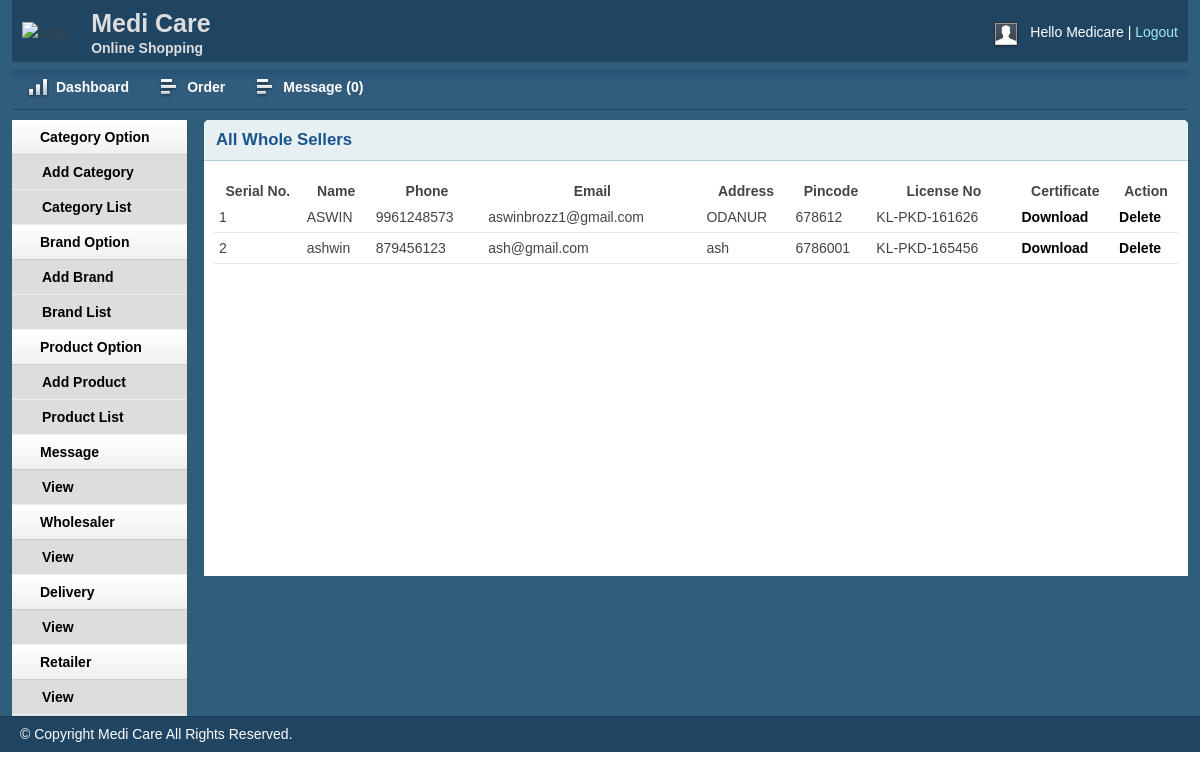
The page /apps/admin/shops.php (signed in) on the database its author committed.
### tables this page shows
CREATE TABLE `tbl_shops` (
  `log_id` int(11) NOT NULL,
  `log_user` varchar(200) NOT NULL,
  `name` varchar(255) NOT NULL,
  `address` text NOT NULL,
  `city` varchar(30) NOT NULL,
  `country` varchar(30) NOT NULL,
  `zip` varchar(30) NOT NULL,
  `phone` varchar(30) NOT NULL,
  `email` varchar(255) NOT NULL,
  `password` varchar(32) NOT NULL,
  `photo` text NOT NULL,
  `licenseno` varchar(200) NOT NULL
);

### apps/lib/Database.php (called while the page is built, shortened)
<?php
Class Database{
 public $host   = DB_HOST;
 public $user   = DB_USER;
 public $pass   = DB_PASS;
 public $dbname = DB_NAME;
 public $link;
private function connectDB(){
 $this->link = new mysqli($this->host, $this->user, $this->pass,
  $this->dbname);
 }
public function select($query){
  $result = $this->link->query($query) or
   die($this->link->error.__LINE__);
  if($result->num_rows > 0){
    return $result;
  } else {
    return false;
  }
 }
}

### apps/admin/shops.php (the view, shortened to what this page needs)
<?php include 'inc/header.php'; ?>
<?php include 'inc/sidebar.php'; ?>
<div class="grid_10">
    <div class="box round first grid">
        <h2>All Whole Sellers</h2>
        <div class="block">
            <table class="data display datatable" id="example">
            <thead>
                <tr>
                    <th>Serial No.</th>
                    <th>Name</th>
                    <th>Phone</th>
                    <th>Email</th>
                    <th>Address</th>
                    <th>Pincode</th>
                    <th>License No</th>
                    <th>Certificate</th>
                    <th>Action</th>
                </tr>
            </thead>
            <tbody>
				<?php
					 $query = "select * from tbl_shops";
             		 $msg = $db->select($query);
					 $i = 0;
					 while ($result = $msg->fetch_assoc())
					 {
						$i++;
					?>
                    	<tr class="odd gradeX">
							<td><?php echo $i;?></td>
                            <td><?php echo $result['name'];?></td>
                            <td><?php echo $result['phone'];?></td>
                            <td><?php echo $result['email'];?></td>
                            <td><?php echo $result['address'];?></td>
                            <td><?php echo $result['zip'];?></td>
                            <td><?php echo $result['licenseno'];?></td>
                       <td><a href="../cert/<?php echo $result['photo'];?>" download target="_blank">Download</a></td>
                       <td><a onclick="return confirm('Are you sure to delete!')" href="del_shops.php?log_id=<?php echo $result['log_id'];?>">Delete</a></td>
                        </tr>
                    <?php
					 }
				?>
            </tbody>
        </table>
       </div>
    </div>
</div>
 <?php include 'inc/footer.php'; ?>

### apps/admin/css/text.css (style rules this page uses)
body { font: 13px/1.5 Tahoma, Helvetica, Arial, 'Liberation Sans', FreeSans, sans-serif; }
h2 { font-size: 23px; }
p, dl, hr, h1, h2, h3, h4, h5, h6, ol, ul, pre, table, address, fieldset { margin-bottom: 20px; }

### apps/admin/css/grid.css (style rules this page uses)
.grid_1, .grid_2, .grid_3, .grid_4, .grid_5, .grid_6, .grid_7, .grid_8, .grid_9, .grid_10, .grid_11, .grid_12, .grid_13, .grid_14, .grid_15, .grid_16 { display: inline; float: left; margin-left: 1%; margin-right: 1%; }
.container_12 .grid_10 { width: 81.333%; }

### apps/admin/css/layout.css (style rules this page uses)
body { background: #fff none repeat scroll 0 0; color: #444; font-size: 14px; padding: 0; }
a { color: #000; font-weight:bold; text-decoration: none; }
h1, h2, h3, h4, h5, h6 { line-height:1.2em; margin-bottom:.3em; }
h2 { margin-top:1em; }
.box { background:#fff; margin-bottom:20px; padding:10px 10px 10px 10px; margin-left:-8px; }
.box.grid { padding-bottom:40px; }
.box.round { -moz-border-radius: 5px 5px 0px 0px; -webkit-border-radius: 5px 5px 0px 0px; border-radius: 5px 5px 0px 0px; }
.box h2 { font-size:1.2em; font-weight:bold; color:#1B548D; background:#E6F0F3; margin:-10px -10px 0 -10px; padding:10px 12px; border-bottom:1px solid #B3CBD6; -moz-border-radius: 5px 5px 0px 0px; -webkit-border-radius: 5px 5px 0px 0px; border-radius: 5px 5px 0px 0px; }
.box.first { min-height: 406px; }
.block { padding-top:20px; }
.block { padding-bottom:1px; }
table.display { margin: 0 auto; clear: both; width: 100%; }
tr.odd { height: 30px; line-height: 30px; border-bottom:1px solid #e6e6e6; }
tr.odd td, tr.even td { padding-left:5px; }

### rows shown on the page
tbl_shops: name "ASWIN", phone "9961248573", email "aswinbrozz1@gmail.com", address "ODANUR", zip "678612", licenseno "KL-PKD-161626"
tbl_shops: name "ashwin", phone "879456123", email "ash@gmail.com", address "ash", zip "6786001", licenseno "KL-PKD-165456"

### other values the page prints
Session::get('adminName') "Medicare"
